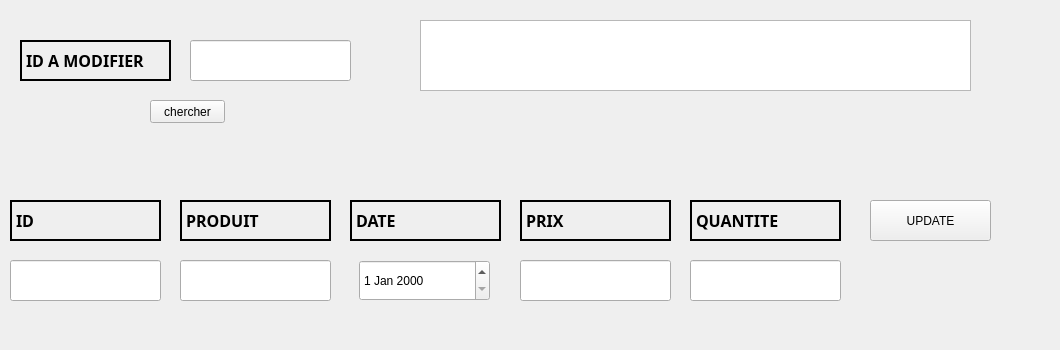
        <widget class="QWidget" name="tab_49">
         <attribute name="title">
          <string>modifier</string>
         </attribute>
         <widget class="QLabel" name="label_137">
          <property name="geometry">
           <rect>
            <x>0</x>
            <y>0</y>
            <width>1051</width>
            <height>341</height>
           </rect>
          </property>
          <property name="text">
           <string/>
          </property>
         </widget>
         <widget class="QLabel" name="label_138">
          <property name="geometry">
           <rect>
            <x>20</x>
            <y>40</y>
            <width>151</width>
            <height>41</height>
           </rect>
          </property>
          <property name="font">
           <font>
            <family>Arial Black</family>
            <pointsize>12</pointsize>
            <weight>75</weight>
            <bold>true</bold>
           </font>
          </property>
          <property name="contextMenuPolicy">
           <enum>Qt::DefaultContextMenu</enum>
          </property>
          <property name="frameShape">
           <enum>QFrame::WinPanel</enum>
          </property>
          <property name="text">
           <string>ID A MODIFIER</string>
          </property>
         </widget>
         <widget class="QLineEdit" name="lineEdit_r_4">
          <property name="geometry">
           <rect>
            <x>190</x>
            <y>40</y>
            <width>161</width>
            <height>41</height>
           </rect>
          </property>
         </widget>
         <widget class="QPushButton" name="search_4">
          <property name="geometry">
           <rect>
            <x>150</x>
            <y>100</y>
            <width>75</width>
            <height>23</height>
           </rect>
          </property>
          <property name="text">
           <string>chercher</string>
          </property>
         </widget>
         <widget class="QTableView" name="tableView_8">
          <property name="geometry">
           <rect>
            <x>420</x>
            <y>20</y>
            <width>551</width>
            <height>71</height>
           </rect>
          </property>
         </widget>
         <widget class="QLabel" name="label_139">
          <property name="geometry">
           <rect>
            <x>10</x>
            <y>200</y>
            <width>151</width>
            <height>41</height>
           </rect>
          </property>
          <property name="font">
           <font>
            <family>Arial Black</family>
            <pointsize>12</pointsize>
            <weight>75</weight>
            <bold>true</bold>
           </font>
          </property>
          <property name="contextMenuPolicy">
           <enum>Qt::DefaultContextMenu</enum>
          </property>
          <property name="frameShape">
           <enum>QFrame::WinPanel</enum>
          </property>
          <property name="text">
           <string>ID</string>
          </property>
         </widget>
         <widget class="QLabel" name="label_140">
          <property name="geometry">
           <rect>
            <x>180</x>
            <y>200</y>
            <width>151</width>
            <height>41</height>
           </rect>
          </property>
          <property name="font">
           <font>
            <family>Arial Black</family>
            <pointsize>12</pointsize>
            <weight>75</weight>
            <bold>true</bold>
           </font>
          </property>
          <property name="contextMenuPolicy">
           <enum>Qt::DefaultContextMenu</enum>
          </property>
          <property name="frameShape">
           <enum>QFrame::WinPanel</enum>
          </property>
          <property name="text">
           <string>PRODUIT</string>
          </property>
         </widget>
         <widget class="QLabel" name="label_141">
          <property name="geometry">
           <rect>
            <x>350</x>
            <y>200</y>
            <width>151</width>
            <height>41</height>
           </rect>
          </property>
          <property name="font">
           <font>
            <family>Arial Black</family>
            <pointsize>12</pointsize>
            <weight>75</weight>
            <bold>true</bold>
           </font>
          </property>
          <property name="contextMenuPolicy">
           <enum>Qt::DefaultContextMenu</enum>
          </property>
          <property name="frameShape">
           <enum>QFrame::WinPanel</enum>
          </property>
          <property name="text">
           <string>DATE</string>
          </property>
         </widget>
         <widget class="QLabel" name="label_142">
          <property name="geometry">
           <rect>
            <x>520</x>
            <y>200</y>
            <width>151</width>
            <height>41</height>
           </rect>
          </property>
          <property name="font">
           <font>
            <family>Arial Black</family>
            <pointsize>12</pointsize>
            <weight>75</weight>
            <bold>true</bold>
           </font>
          </property>
          <property name="contextMenuPolicy">
           <enum>Qt::DefaultContextMenu</enum>
          </property>
          <property name="frameShape">
           <enum>QFrame::WinPanel</enum>
          </property>
          <property name="text">
           <string>PRIX</string>
          </property>
         </widget>
         <widget class="QLabel" name="label_143">
          <property name="geometry">
           <rect>
            <x>690</x>
            <y>200</y>
            <width>151</width>
            <height>41</height>
           </rect>
          </property>
          <property name="font">
           <font>
            <family>Arial Black</family>
            <pointsize>12</pointsize>
            <weight>75</weight>
            <bold>true</bold>
           </font>
          </property>
          <property name="contextMenuPolicy">
           <enum>Qt::DefaultContextMenu</enum>
          </property>
          <property name="frameShape">
           <enum>QFrame::WinPanel</enum>
          </property>
          <property name="text">
           <string>QUANTITE</string>
          </property>
         </widget>
         <widget class="QPushButton" name="update_4">
          <property name="geometry">
           <rect>
            <x>870</x>
            <y>200</y>
            <width>121</width>
            <height>41</height>
           </rect>
          </property>
          <property name="text">
           <string>UPDATE</string>
          </property>
         </widget>
         <widget class="QLineEdit" name="lineEdit_u1_7">
          <property name="geometry">
           <rect>
            <x>10</x>
            <y>260</y>
            <width>151</width>
            <height>41</height>
           </rect>
          </property>
         </widget>
         <widget class="QLineEdit" name="lineEdit_u1_8">
          <property name="geometry">
           <rect>
            <x>180</x>
            <y>260</y>
            <width>151</width>
            <height>41</height>
           </rect>
          </property>
         </widget>
         <widget class="QLineEdit" name="lineEdit_u1_9">
          <property name="geometry">
           <rect>
            <x>520</x>
            <y>260</y>
            <width>151</width>
            <height>41</height>
           </rect>
          </property>
         </widget>
         <widget class="QLineEdit" name="lineEdit_u1_10">
          <property name="geometry">
           <rect>
            <x>690</x>
            <y>260</y>
            <width>151</width>
            <height>41</height>
           </rect>
          </property>
         </widget>
         <widget class="QDateEdit" name="dateEdit_4">
          <property name="geometry">
           <rect>
            <x>359</x>
            <y>260</y>
            <width>131</width>
            <height>41</height>
           </rect>
          </property>
         </widget>
        </widget>
